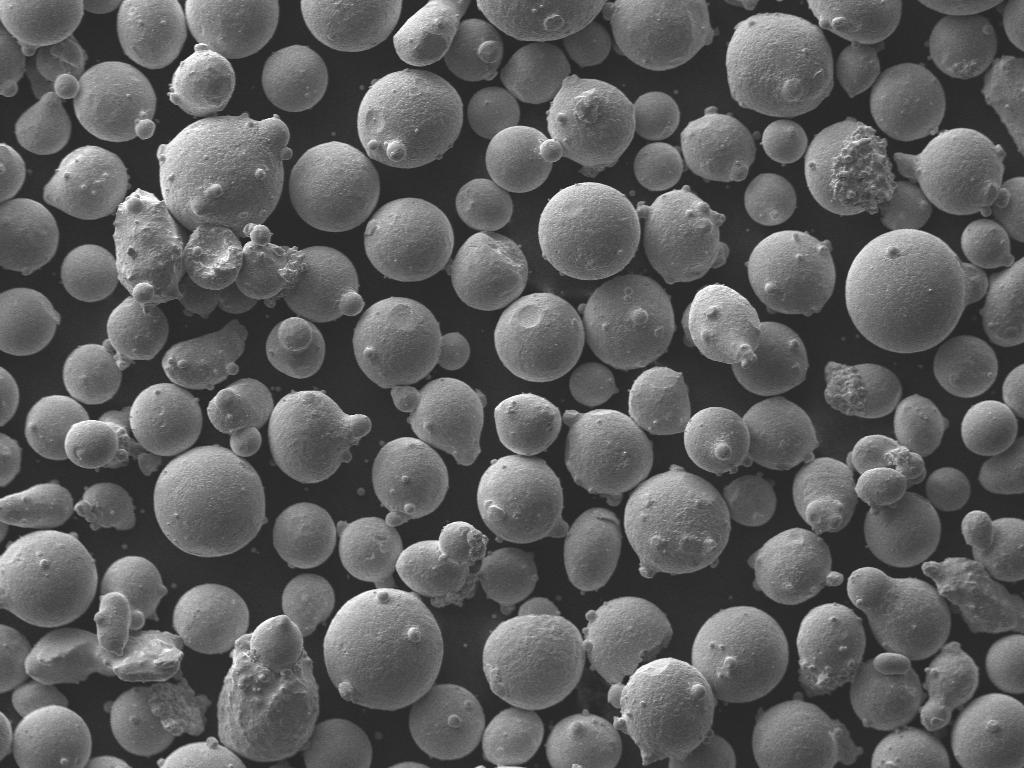
#> input picture SegRefinerV2/S02_02_SE1_300X18_png.rf.1a16e8c5f4e008cb2fc48c98b35778fb.jpg, 1024 x 768 px; its folder holds 5 pictures in this run
$ python evaluateMetrics.py
#> lines starting #> are read from the running program, lines starting #| are printed output that depends on the picture; after the words box and inside, x2 and y2 are one past the last pixel; in counts of white or black regions, pixels touching at a corner belong together
# Install pycocotools if not already installed
# pip install pycocotools

import numpy as np
import cv2
from pycocotools import mask as maskUtils
from pycocotools.cocoeval import COCOeval
import json
import matplotlib.pyplot as plt
import os

# [38 lines left out: function save_individual_overlays, not called in this run]


def visualize_segmentations(image_path, mask_path, title="Segmentation Overlay"):
    """
    Visualize segmentations as overlays on the original image.
    """
    # Load the original image and mask
    image = cv2.imread(image_path)
    image = cv2.cvtColor(image, cv2.COLOR_BGR2RGB)  # Convert to RGB for Matplotlib
    mask = cv2.imread(mask_path, cv2.IMREAD_GRAYSCALE)

    if image is None or mask is None:
        raise FileNotFoundError(f"Image or mask not found: {image_path}, {mask_path}")

    # Generate a color map for unique object IDs in the mask
    unique_ids = np.unique(mask)
    unique_ids = unique_ids[unique_ids > 0]  # Exclude background
    color_map = {obj_id: tuple(np.random.randint(0, 255, 3)) for obj_id in unique_ids}

    # Overlay masks on the image
    overlay = image.copy()
    for obj_id, color in color_map.items():
        binary_mask = (mask == obj_id).astype(np.uint8)
        colored_mask = np.stack([binary_mask * color[i] for i in range(3)], axis=-1)
        overlay = cv2.addWeighted(overlay, 1, colored_mask, 0.5, 0)

    # Visualize the overlay
    plt.figure(figsize=(10, 10))
    plt.title(title)
    plt.imshow(overlay)
    plt.axis('off')
    plt.savefig(f'{title}.png')


def mask_to_coco_format(binary_mask, image_id, category_id=1, annotation_id=1):
    """
    Convert a binary mask to COCO RLE (Run-Length Encoding) format.
    """
    rle = maskUtils.encode(np.asfortranarray(binary_mask.astype(np.uint8)))
    rle['counts'] = rle['counts'].decode('utf-8')  # Convert bytes to string
    annotation = {
        "id": annotation_id,
        "image_id": image_id,
        "category_id": category_id,
        "segmentation": rle,
        "area": float(maskUtils.area(rle)),
        "bbox": maskUtils.toBbox(rle).tolist(),
        "iscrowd": 0
    }
    return annotation

def compute_detailed_metrics(coco_eval, max_dets=500):
    """
    Compute detailed COCO metrics for a specific max_dets value:
    - AP 50, AP 75, AP 95, AP 50:95
    - AR 50, AR 75, AR 95, AR 50:95
    """
    p = coco_eval.params
    iou_thresholds = np.linspace(0.5, 0.95, int(np.round((0.95 - 0.5) / 0.05)) + 1, endpoint=True)
    max_det_index = p.maxDets.index(max_dets) if max_dets in p.maxDets else None

    if max_det_index is None:
        print(f"maxDets={max_dets} not found in params.maxDets.")
        return

    # Extract precision and recall arrays
    precision = coco_eval.eval['precision']
    recall = coco_eval.eval['recall']

    if precision.shape[0] == 0 or recall.shape[0] == 0:
        print("No precision or recall values available. Check evaluation setup.")
        return

    # Initialize metrics
    metrics = {
        "AP@50": None,
        "AP@75": None,
        "AP@95": None,
        "AP@50:95": None,
        "AR@50": None,
        "AR@75": None,
        "AR@95": None,
        "AR@50:95": None
    }

    # Compute AP metrics
    for i, iou_thr in enumerate(iou_thresholds):
        if iou_thr == 0.5:
            metrics["AP@50"] = np.mean(precision[i, :, :, :, max_det_index])
        elif iou_thr == 0.75:
            metrics["AP@75"] = np.mean(precision[i, :, :, :, max_det_index])
        elif iou_thr == 0.95:
            metrics["AP@95"] = np.mean(precision[i, :, :, :, max_det_index])

    # Compute mean AP@50:95
    metrics["AP@50:95"] = np.mean(precision[:, :, :, :, max_det_index])

    # Compute AR metrics
    for i, iou_thr in enumerate(iou_thresholds):
        if iou_thr == 0.5:
            metrics["AR@50"] = np.mean(recall[i, :, :, max_det_index])
        elif iou_thr == 0.75:
            metrics["AR@75"] = np.mean(recall[i, :, :, max_det_index])
        elif iou_thr == 0.95:
            metrics["AR@95"] = np.mean(recall[i, :, :, max_det_index])

    # Compute mean AR@50:95
    metrics["AR@50:95"] = np.mean(recall[:, :, :, max_det_index])

    # Print metrics
    print(f"Metrics for maxDets={max_dets}:")
    for metric, value in metrics.items():
        print(f"{metric}: {value:.4f}" if value is not None else f"{metric}: Not Computed")

    return metrics


def generate_coco_annotations_from_multi_instance_masks(gt_mask_path, pred_mask_path, image_id=1, category_id=1):
    """
    Generate COCO-style annotations for ground truth and predictions from multi-instance masks.
    """
    # Load ground truth and predicted masks
    gt_mask = cv2.imread(gt_mask_path, cv2.IMREAD_GRAYSCALE)
    pred_mask = cv2.imread(pred_mask_path, cv2.IMREAD_GRAYSCALE)

    if gt_mask is None or pred_mask is None:
        raise FileNotFoundError("One of the mask files was not found.")

    # Visualize the masks
    plt.figure(figsize=(10, 5))
    plt.subplot(1, 2, 1)
    plt.title("Ground Truth Mask")
    plt.imshow(gt_mask, cmap="gray")
    plt.subplot(1, 2, 2)
    plt.title("Predicted Mask")
    plt.imshow(pred_mask, cmap="gray")
    plt.savefig('images.png')

    # Get unique object IDs in the ground truth and prediction masks
    gt_ids = np.unique(gt_mask)
    pred_ids = np.unique(pred_mask)

    # Remove the background ID (0)
    gt_ids = gt_ids[gt_ids > 0]
    pred_ids = pred_ids[pred_ids > 0]

    # Create COCO annotations
    gt_annotations = []
    pred_annotations = []

    for annotation_id, obj_id in enumerate(gt_ids, start=1):
        binary_mask = (gt_mask == obj_id).astype(np.uint8)  # Extract binary mask for the object
        gt_annotations.append(mask_to_coco_format(binary_mask, image_id, category_id, annotation_id))

    for annotation_id, obj_id in enumerate(pred_ids, start=1):
        binary_mask = (pred_mask == obj_id).astype(np.uint8)  # Extract binary mask for the object
        pred_annotations.append(mask_to_coco_format(binary_mask, image_id, category_id, annotation_id))

    return {
        "images": [{
            "id": image_id,
            "width": gt_mask.shape[1],
            "height": gt_mask.shape[0],
            "file_name": "image.jpg"
        }],
        "annotations": gt_annotations,
        "categories": [{"id": category_id, "name": "object"}]
    }, pred_annotations

def evaluate_coco_metrics(gt_data, pred_data):
    """
    Evaluate COCO metrics using ground truth and prediction data in COCO format.
    Extracts and displays IoU values along with standard COCO metrics.
    """
    # Save the ground truth data in JSON format
    with open("temp_gt.json", "w") as gt_file:
        json.dump(gt_data, gt_file)

    # Save the predictions in the correct COCO format
    pred_coco_format = []
    for pred in pred_data:
        pred_coco_format.append({
            "image_id": pred["image_id"],
            "category_id": pred["category_id"],
            "segmentation": pred["segmentation"],
            "score": 1.0,  # Add a confidence score for COCO format
        })
    with open("temp_pred.json", "w") as pred_file:
        json.dump(pred_coco_format, pred_file)

    # Load ground truth and prediction data
    from pycocotools.coco import COCO
    coco_gt = COCO("temp_gt.json")
    coco_pred = coco_gt.loadRes("temp_pred.json")

    # Evaluate COCO metrics
    coco_eval = COCOeval(coco_gt, coco_pred, iouType="segm")
    coco_eval.params.maxDets = [5, 50, 500]
    coco_eval.evaluate()  # Populate eval dictionary
    coco_eval.accumulate()  # Summarize results
    coco_eval.summarize()  # Print results

    detailed_metrics = compute_detailed_metrics(coco_eval, max_dets=500)


    # Compute mean IoU (mIoU)
    if 'ious' in coco_eval.eval:
        iou_values = coco_eval.eval['ious']  # IoUs are stored as { (image_id, category_id): ndarray of IoUs }
        all_ious = []
        for key, iou_array in iou_values.items():
            # iou_array contains IoUs for different detections of the same instance
            all_ious.extend(iou_array)  # Collect all IoUs

        if all_ious:
            mean_iou = np.mean(all_ious)  # Compute the mean IoU
            print(f"\nMean IoU (mIoU): {mean_iou:.4f}")
        else:
            print("No IoU values were computed. Check the inputs.")
    else:
        print("IoU values could not be extracted. Ensure evaluation was successful.")

# Paths to ground truth and predicted
# original_image_path = 'HP743_5S_500x_png.rf.9ff406796462449f85c2039537f32d6f.jpg'
original_image_path = 'S02_02_SE1_300X18_png.rf.1a16e8c5f4e008cb2fc48c98b35778fb.jpg'
# gt_mask_path = "/home/sprice/ICCV25/SegRefinerV2/test_masks/HP743_5S_500x_png.rf.9ff406796462449f85c2039537f32d6f_mask.png"  # Replace with your ground truth mask path
gt_mask_path = "/home/sprice/ICCV25/SegRefinerV2/test_masks/S02_02_SE1_300X18_png.rf.1a16e8c5f4e008cb2fc48c98b35778fb_mask.png"  # Replace with your ground truth mask path
pred_mask_path = "yoloMasks.png"  # Replace with your predicted mask path
refined_mask_path = "refined_grayscale.png"

# Save individual masks for ground truth

# save_individual_overlays(original_image_path, gt_mask_path, "ground_truth_masks", prefix="ground_truth")
# save_individual_overlays(original_image_path, pred_mask_path, "predicted_masks", prefix="predicted")
# save_individual_overlays(original_image_path, refined_mask_path, "refined_masks", prefix="refined")


# Visualize the segmentations
visualize_segmentations(original_image_path, gt_mask_path, title="Ground Truth Segmentation")
#> in visualize_segmentations, image is the input picture: shape (768, 1024, 3); min 22, max 255, mean 94.6
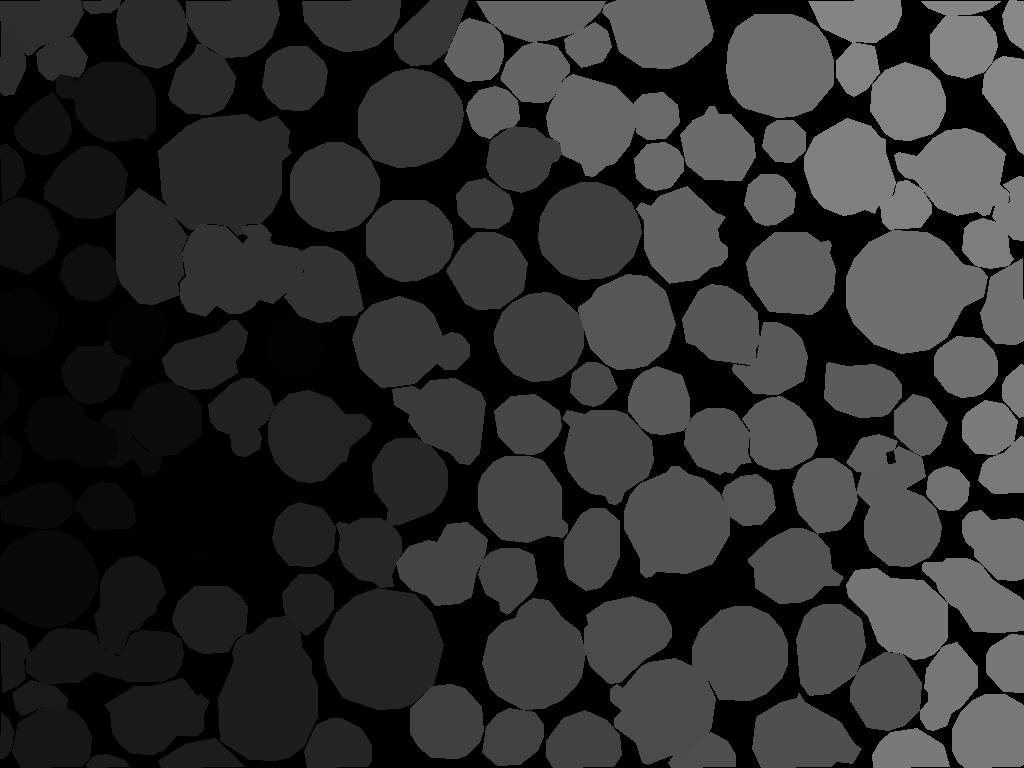
#> input picture SegRefinerV2/test_masks/S02_02_SE1_300X18_png.rf.1a16e8c5f4e008cb2fc48c98b35778fb_mask.png, 1024 x 768 px, found by its file name
#> in visualize_segmentations, mask is the input picture: shape (768, 1024); min 0, max 136, mean 47.3
#> in visualize_segmentations, `unique_ids = np.unique(mask)`: unique_ids = 137 values from 0 to 136
#> in visualize_segmentations, `unique_ids = unique_ids[unique_ids > 0]`: unique_ids = 136 values from 1 to 136
#> in visualize_segmentations, `color_map = {obj_id: tuple(np.random.randint(0, 255, 3)) for obj_id in..`: color_map = 136 items
#> the loop in visualize_segmentations, `for obj_id, color in color_map.items():` made 136 passes
#> color on passes 1 to 8: (172, 47, 117), (192, 67, 251), (195, 103, 9), (211, 21, 242), (36, 87, 70), (216, 88, 140), (58, 193, 230), (39, 87, 174)
visualize_segmentations(original_image_path, pred_mask_path, title="Predicted Segmentation (YOLO)")
#> call 2 of visualize_segmentations, with mask_path = 'yoloMasks.png', title = 'Predicted Segmentation (YOLO)'
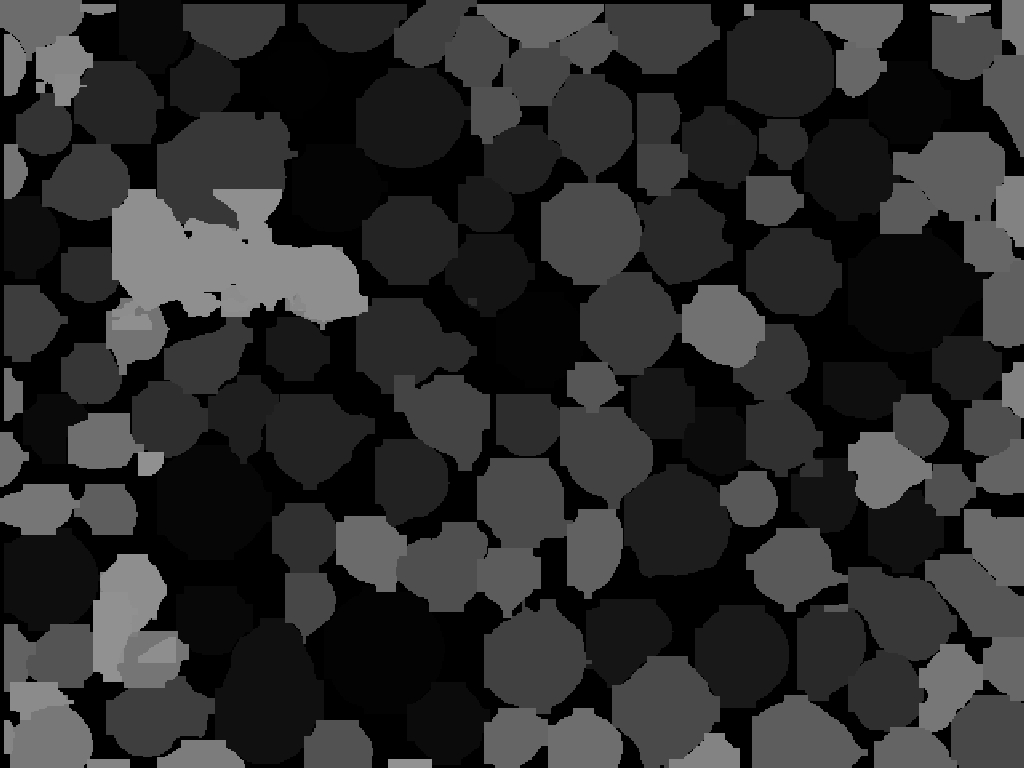
#> input picture SegRefinerV2/yoloMasks.png, 1024 x 768 px
#> in visualize_segmentations, mask is the input picture: shape (768, 1024); min 0, max 146, mean 45.3
#> in visualize_segmentations (call 2), `unique_ids = np.unique(mask)`: unique_ids = 147 values from 0 to 146
#> in visualize_segmentations (call 2), `unique_ids = unique_ids[unique_ids > 0]`: unique_ids = 146 values from 1 to 146
#> in visualize_segmentations (call 2), `color_map = {obj_id: tuple(np.random.randint(0, 255, 3)) for obj_id in..`: color_map = 146 items
#> the loop in visualize_segmentations (call 2), `for obj_id, color in color_map.items():` made 146 passes
#> color on passes 1 to 8: (174, 149, 201), (89, 242, 224), (219, 73, 28), (235, 209, 105), (186, 128, 214), (63, 16, 106), (164, 94, 24), (116, 191, 195)
visualize_segmentations(original_image_path, refined_mask_path, title="Refined Segmentation")
#> call 3 of visualize_segmentations, with mask_path = 'refined_grayscale.png', title = 'Refined Segmentation'
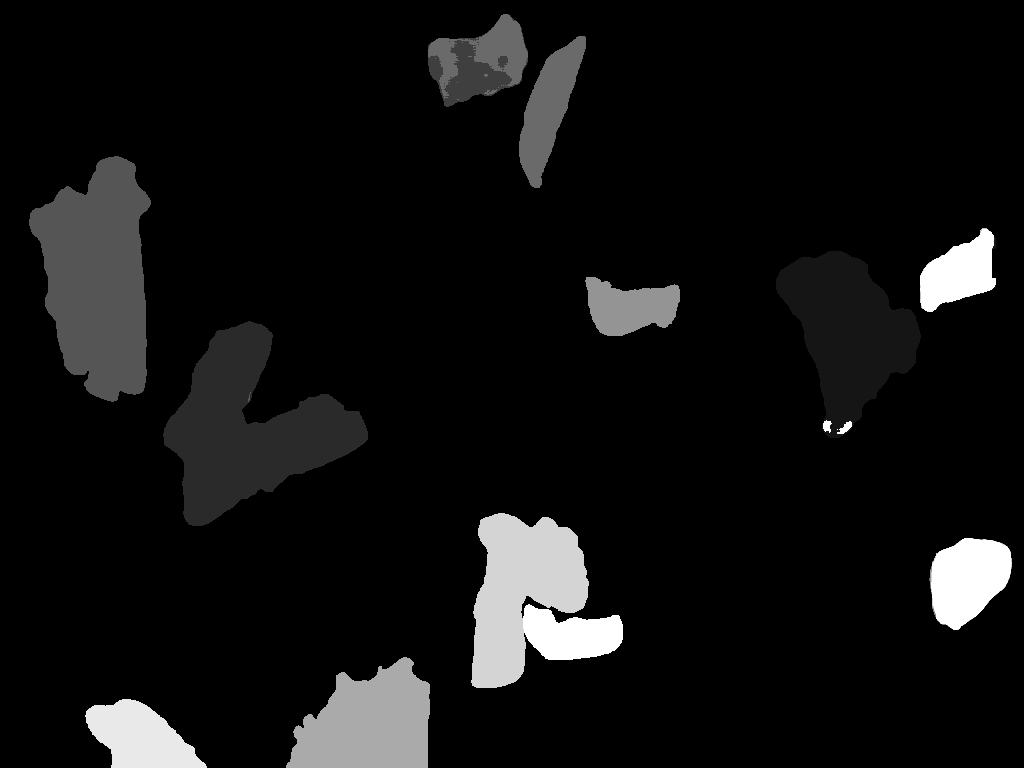
#> input picture SegRefinerV2/refined_grayscale.png, 1024 x 768 px
#> in visualize_segmentations, mask is the input picture: shape (768, 1024); min 0, max 12, mean 0.822
#> in visualize_segmentations (call 3), `unique_ids = np.unique(mask)`: unique_ids = [0, 1, 2, 3, 4, 5, 6, 7, 8, 9, 10, 11, 12]
#> in visualize_segmentations (call 3), `unique_ids = unique_ids[unique_ids > 0]`: unique_ids = [1, 2, 3, 4, 5, 6, 7, 8, 9, 10, 11, 12]
#> in visualize_segmentations (call 3), `color_map = {obj_id: tuple(np.random.randint(0, 255, 3)) for obj_id in..`: color_map = 12 items
#> the loop in visualize_segmentations (call 3), `for obj_id, color in color_map.items():` made 12 passes
#> color on passes 1 to 8: (153, 238, 119), (165, 127, 129), (133, 198, 140), (90, 74, 251), (182, 78, 62), (72, 199, 45), (133, 47, 187), (170, 195, 138)
#> after the loop in visualize_segmentations (call 3), `for obj_id, color in color_map.items():`:
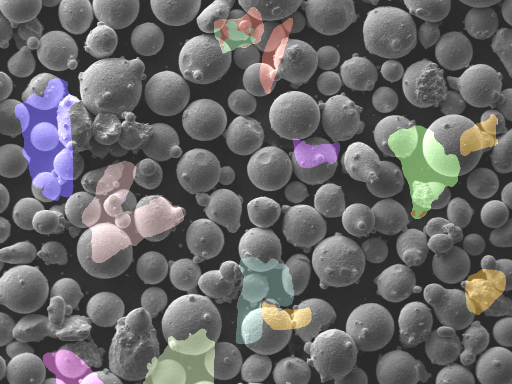
#> overlay: shape (768, 1024, 3) (shown at 1/2 size); mean R, G, B 105, 104.1, 104.3


gt_data, pred_data = generate_coco_annotations_from_multi_instance_masks(gt_mask_path, pred_mask_path)
#> in generate_coco_annotations_from_multi_instance_masks, `gt_ids = np.unique(gt_mask)`: gt_ids = 137 values from 0 to 136
#> in generate_coco_annotations_from_multi_instance_masks, `pred_ids = np.unique(pred_mask)`: pred_ids = 147 values from 0 to 146
#> in generate_coco_annotations_from_multi_instance_masks, `gt_ids = gt_ids[gt_ids > 0]`: gt_ids = 136 values from 1 to 136
#> in generate_coco_annotations_from_multi_instance_masks, `pred_ids = pred_ids[pred_ids > 0]`: pred_ids = 146 values from 1 to 146
#> the loop in generate_coco_annotations_from_multi_instance_masks, `for annotation_id, obj_id in enumerate(gt_ids, start=1):` made 136 passes
#> after the loop in generate_coco_annotations_from_multi_instance_masks, `for annotation_id, obj_id in enumerate(gt_ids, start=1):`: gt_annotations = 136 items
#> the loop in generate_coco_annotations_from_multi_instance_masks, `for annotation_id, obj_id in enumerate(pred_ids, start=1):` made 146 passes
#> after the loop in generate_coco_annotations_from_multi_instance_masks, `for annotation_id, obj_id in enumerate(pred_ids, start=1):`: pred_annotations = 146 items
#> gt_data = 3 items; pred_data = 146 items
evaluate_coco_metrics(gt_data, pred_data)
#> the loop in evaluate_coco_metrics, `for pred in pred_data:` made 146 passes

gt_data, refined_data = generate_coco_annotations_from_multi_instance_masks(gt_mask_path, refined_mask_path)
#> call 2 of generate_coco_annotations_from_multi_instance_masks, with pred_mask_path = 'refined_grayscale.png', image_id = 1, category_id = 1
#> in generate_coco_annotations_from_multi_instance_masks (call 2), `gt_ids = np.unique(gt_mask)`: gt_ids = 137 values from 0 to 136
#> in generate_coco_annotations_from_multi_instance_masks (call 2), `pred_ids = np.unique(pred_mask)`: pred_ids = [0, 1, 2, 3, 4, 5, 6, 7, 8, 9, 10, 11, 12]
#> in generate_coco_annotations_from_multi_instance_masks (call 2), `gt_ids = gt_ids[gt_ids > 0]`: gt_ids = 136 values from 1 to 136
#> in generate_coco_annotations_from_multi_instance_masks (call 2), `pred_ids = pred_ids[pred_ids > 0]`: pred_ids = [1, 2, 3, 4, 5, 6, 7, 8, 9, 10, 11, 12]
#> the loop in generate_coco_annotations_from_multi_instance_masks (call 2), `for annotation_id, obj_id in enumerate(gt_ids, start=1):` made 136 passes
#> the loop in generate_coco_annotations_from_multi_instance_masks (call 2), `for annotation_id, obj_id in enumerate(pred_ids, start=1):` made 12 passes
#> after the loop in generate_coco_annotations_from_multi_instance_masks (call 2), `for annotation_id, obj_id in enumerate(pred_ids, start=1):`:
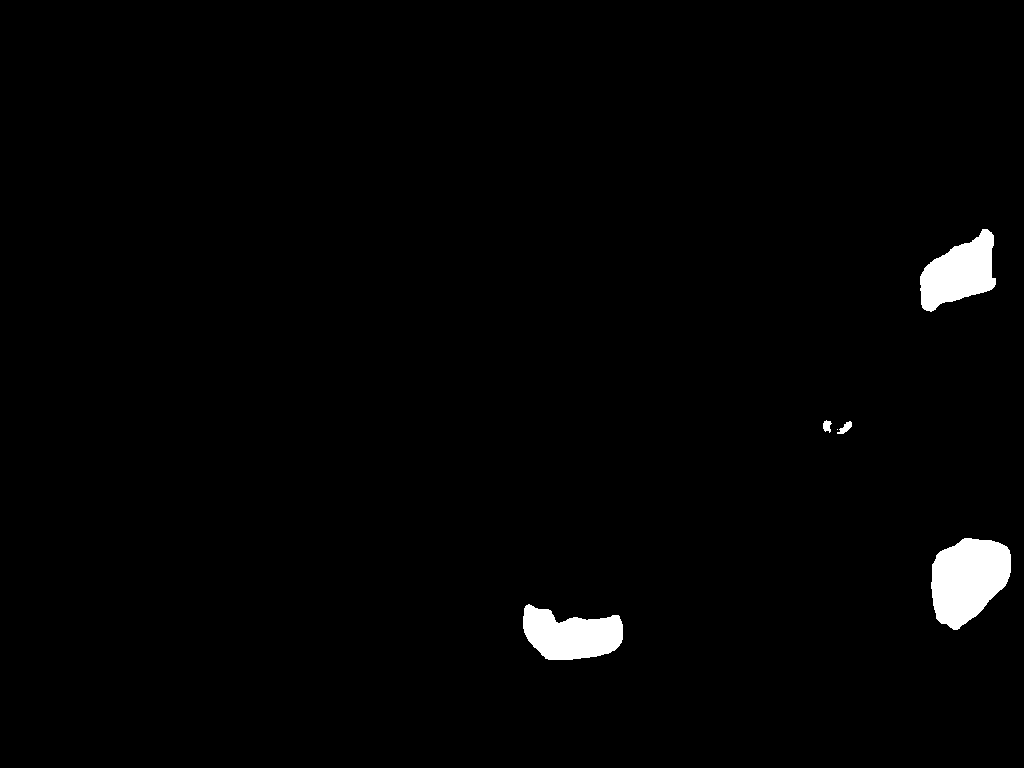
#> binary_mask: shape (768, 1024); values 0 (black) and 1 (white), 1.7% white; 6 white regions (1 under 20 px), largest, box (x1, y1, x2, y2) and area: (931, 538, 1011, 630) 5298, (523, 604, 623, 660) 3875, (920, 229, 996, 312) 3812, (837, 421, 852, 434) 96, (823, 420, 832, 433) 78
#> after the loop in generate_coco_annotations_from_multi_instance_masks (call 2), `for annotation_id, obj_id in enumerate(pred_ids, start=1):`: pred_annotations = 12 items
#> refined_data = 12 items
evaluate_coco_metrics(gt_data, refined_data)
#> the loop in evaluate_coco_metrics (call 2), `for pred in pred_data:` made 12 passes
